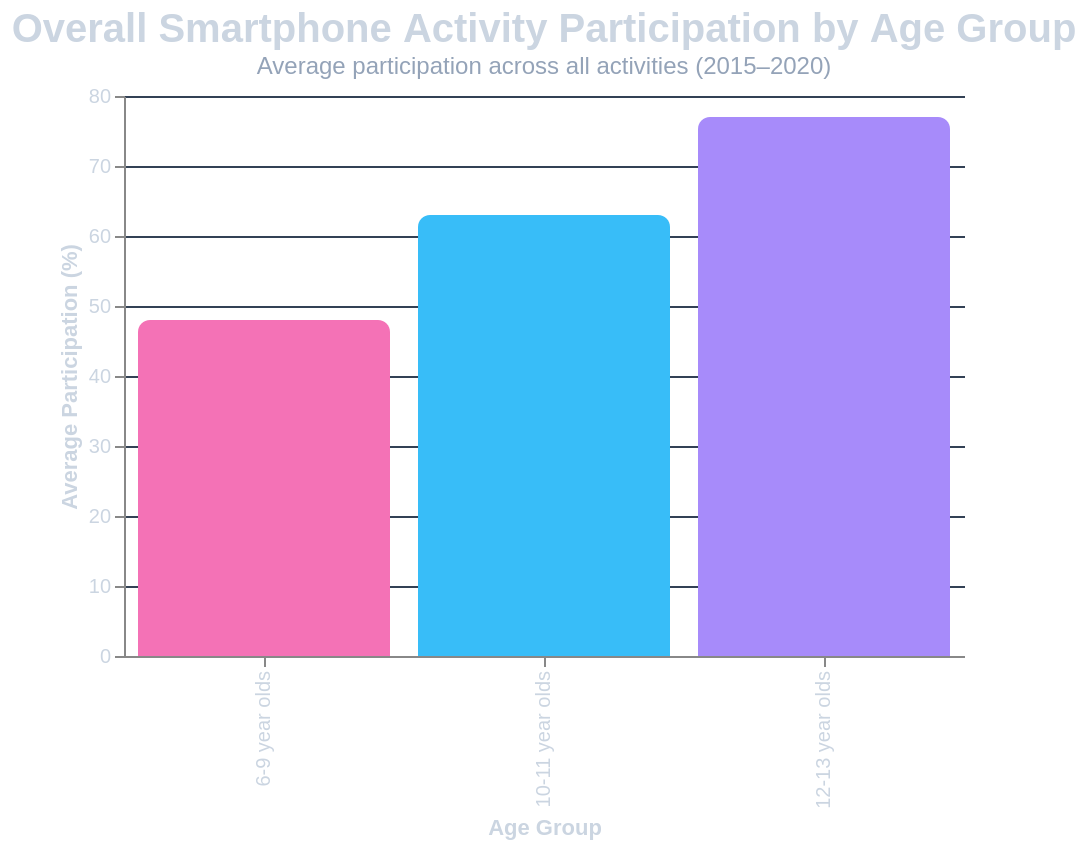

Specify this chart in Vega-Lite:
### Vega-Lite specification from a JSON file in a GitHub repository (floating-point values rounded to 4 significant figures)
{"$schema": "https://vega.github.io/schema/vega-lite/v5.json", "title": {"text": "Overall Smartphone Activity Participation by Age Group", "subtitle": "Average participation across all activities (2015–2020)", "color": "#cbd5e1", "subtitleColor": "#94a3b8", "fontSize": 20}, "width": 420, "height": 280, "background": "transparent", "data": {"values": [{"Age_Group": "6-9 year olds", "Average": 48}, {"Age_Group": "10-11 year olds", "Average": 63}, {"Age_Group": "12-13 year olds", "Average": 77}]}, "mark": {"type": "bar", "cornerRadiusTopLeft": 6, "cornerRadiusTopRight": 6}, "encoding": {"x": {"field": "Age_Group", "type": "nominal", "sort": ["6-9 year olds", "10-11 year olds", "12-13 year olds"], "title": "Age Group", "axis": {"labelColor": "#cbd5e1", "titleColor": "#cbd5e1"}}, "y": {"field": "Average", "type": "quantitative", "title": "Average Participation (%)", "axis": {"labelColor": "#cbd5e1", "titleColor": "#cbd5e1", "gridColor": "#334155"}}, "color": {"field": "Age_Group", "type": "nominal", "scale": {"range": ["#38bdf8", "#a78bfa", "#f472b6"]}, "legend": null}, "tooltip": [{"field": "Age_Group"}, {"field": "Average", "format": ".1f"}]}, "config": {"view": {"stroke": "transparent"}}}
